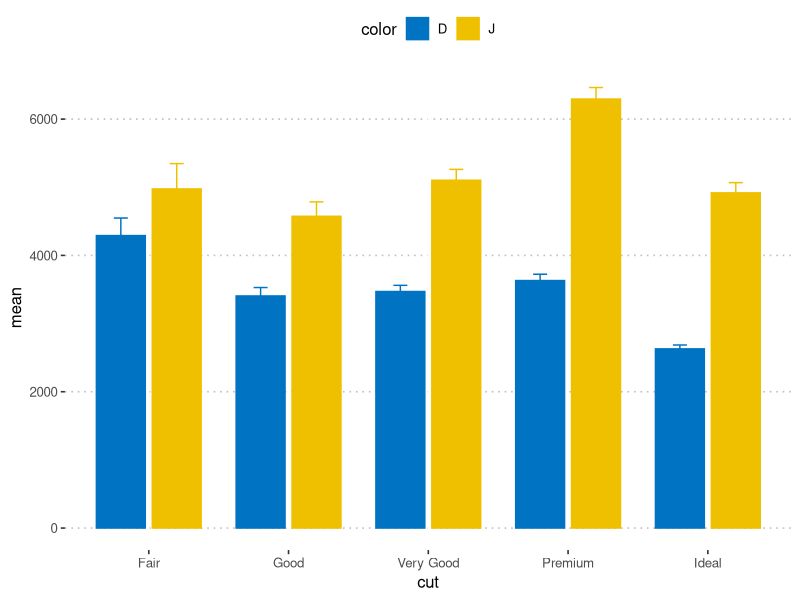

This figure's R source:
# Make group bar plot
# Based on the example
# http://www.sthda.com/english/articles/32-r-graphics-essentials/132-plot-grouped-data-box-plot-bar-plot-and-more/

library(dplyr) 
library(ggplot2)
library(ggpubr)
library(rio)
theme_set(theme_pubclean())

attach(diamonds)

df <- diamonds %>%
  filter(color %in% c("J", "D")) %>%
  group_by(cut, color) %>%
  summarise(counts = n(),sd=sd(price),mean=mean(price),se=sd(price)/sqrt(n())) 
head(df, 4)

ofile="test.pdf"
pdf(ofile,width=5.5, height=5.5)

p <- ggplot(df, aes(x = cut, y = mean)) +
  geom_bar(
    aes(color = color, fill = color),
    stat = "identity", position = position_dodge(0.8),
    width = 0.7
  ) +
  scale_color_manual(values = c("#0073C2FF", "#EFC000FF"))+
  scale_fill_manual(values = c("#0073C2FF", "#EFC000FF"))
p = p + geom_errorbar(aes(color = color, ymin = mean-se, ymax = mean+se), position = position_dodge(0.8), width = 0.2)
#p = p + geom_errorbar(aes(color = rep('black',10), ymin = mean-se, ymax = mean+se), position = position_dodge(0.8), width = 0.2)
p

graphics.off()